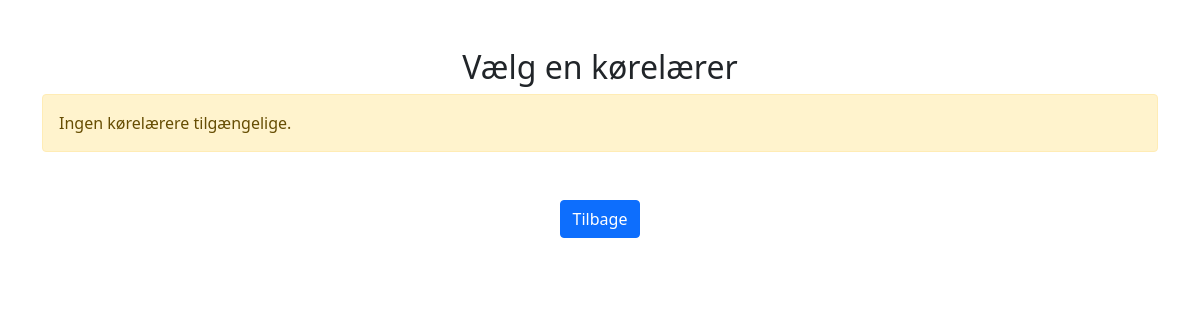
Before: /selection.php with the older database file.
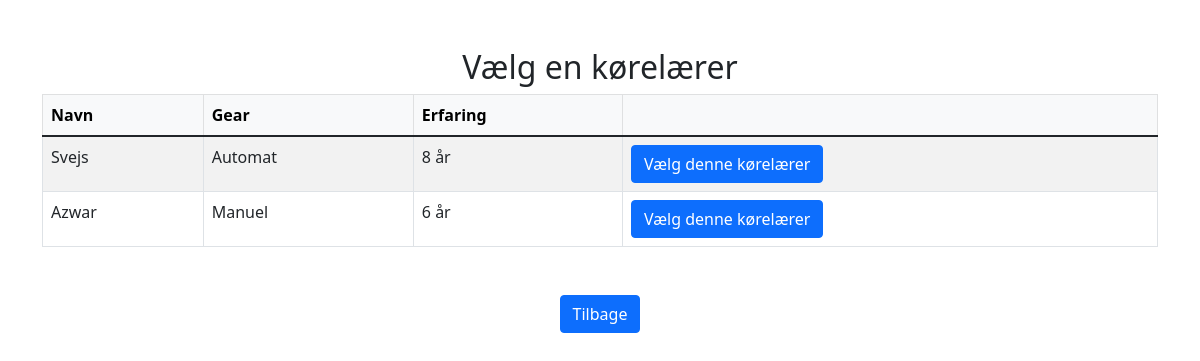
After: the same page with the newer database file.
### tables this page shows
CREATE TABLE IF NOT EXISTS `korelerer` (
  `KoreLereId` int NOT NULL AUTO_INCREMENT,
  `KoreLereNavn` varchar(255) NOT NULL,
  `Gear` varchar(255) NOT NULL,
  `Erfaring` int NOT NULL,
  PRIMARY KEY (`KoreLereId`)
);

### selection.php (the view, shortened to what this page needs)
<?php
$servername = "mysql40.unoeuro.com";
$username = "campuskoreskole_dk";
$password = "db2pDhmB5akwc4nH3Fyx";
$dbname = "campuskoreskole_dk_db";
$conn = new mysqli($servername, $username, $password, $dbname);
$sql = "SELECT * FROM korelerer";
$result = $conn->query($sql);
?>
    <!DOCTYPE html>
    <html lang="da">
    <head>
        <link href="https://cdn.jsdelivr.net/npm/bootstrap@5.1.3/dist/css/bootstrap.min.css" rel="stylesheet">
    </head>
    <body>
    <div class="container mt-5">
        <h2 class="text-center">Vælg en kørelærer</h2>
        <?php
        if ($result->num_rows > 0) {
            echo '<table class="table table-bordered table-striped">';
            echo '<thead class="table-light"><tr><th>Navn</th><th>Gear</th><th>Erfaring</th><th></th></tr></thead>';
            echo '<tbody>';
            while($row = $result->fetch_assoc()) {
                echo '<tr>';
                echo '<td>' . $row["KoreLereNavn"] . '</td>';
                echo '<td>' . $row["Gear"] . '</td>';
                echo '<td>' . $row["Erfaring"] . ' år</td>';
                echo '<td><a href="dato.php?koerelaerer_id=' . $row["KoreLereId"] . '" class="btn btn-primary">Vælg denne kørelærer</a></td>';
                echo '</tr>';
            }
            echo '</tbody>';
            echo '</table>';
        } else {
            echo '<p class="alert alert-warning">Ingen kørelærere tilgængelige.</p>';
        }
        ?>
    </div>
    <div class="text-center mt-5">
        <form action="index.php" method="post">
            <button type="submit" class="btn btn-primary" id="tilbage-button">Tilbage</button>
        </form>
    </div>
    </body>
    </html>

Changed rows visible on the page:
added korelerer: KoreLereNavn "Svejs", Gear "Automat", Erfaring "8"
added korelerer: KoreLereNavn "Azwar", Gear "Manuel", Erfaring "6"
Other visible differences:
text no longer shown: "Ingen kørelærere tilgængelige."
text now shown: "Navn Gear Erfaring"
